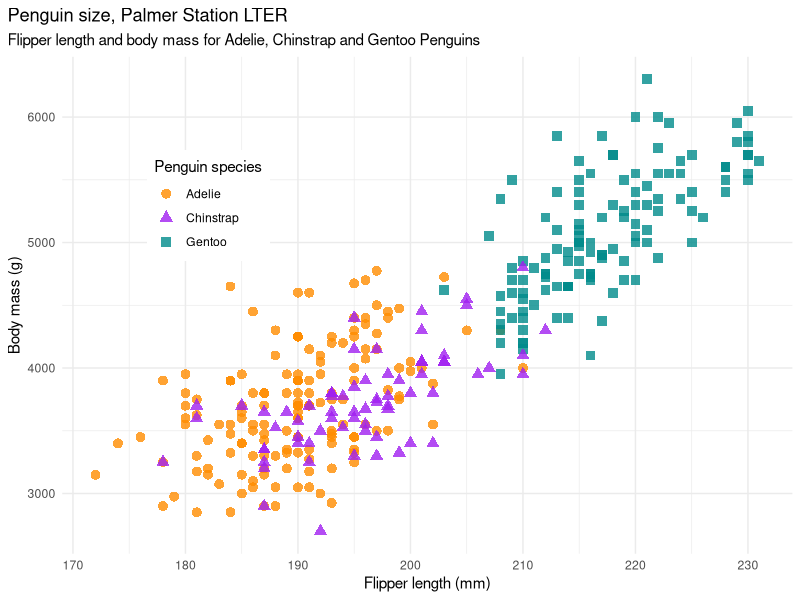

Source code (R):
## ---- chunk 1
knitr::opts_chunk$set(
  collapse = TRUE,
  comment = "#>",
  fig.path = "man/figures/README-",
  out.width = "100%"
)
library(tidyverse)
## ---- chunk 2
citation("palmerpenguins")
## ---- chunk 3
library(palmerpenguins)
glimpse(penguins)
penguins %>% 
  count(species)
## ---- chunk 4
library(tidyverse)
mass_flipper <- ggplot(data = penguins, 
                       aes(x = flipper_length_mm,
                           y = body_mass_g)) +
  geom_point(aes(color = species, 
                 shape = species),
             size = 3,
             alpha = 0.8) +
  theme_minimal() +
  scale_color_manual(values = c("darkorange","purple","cyan4")) +
  labs(title = "Penguin size, Palmer Station LTER",
       subtitle = "Flipper length and body mass for Adelie, Chinstrap and Gentoo Penguins",
       x = "Flipper length (mm)",
       y = "Body mass (g)",
       color = "Penguin species",
       shape = "Penguin species") +
  theme(legend.position = c(0.2, 0.7),
        legend.background = element_rect(fill = "white", color = NA),
        plot.title.position = "plot",
        plot.caption = element_text(hjust = 0, face= "italic"),
        plot.caption.position = "plot")

mass_flipper
